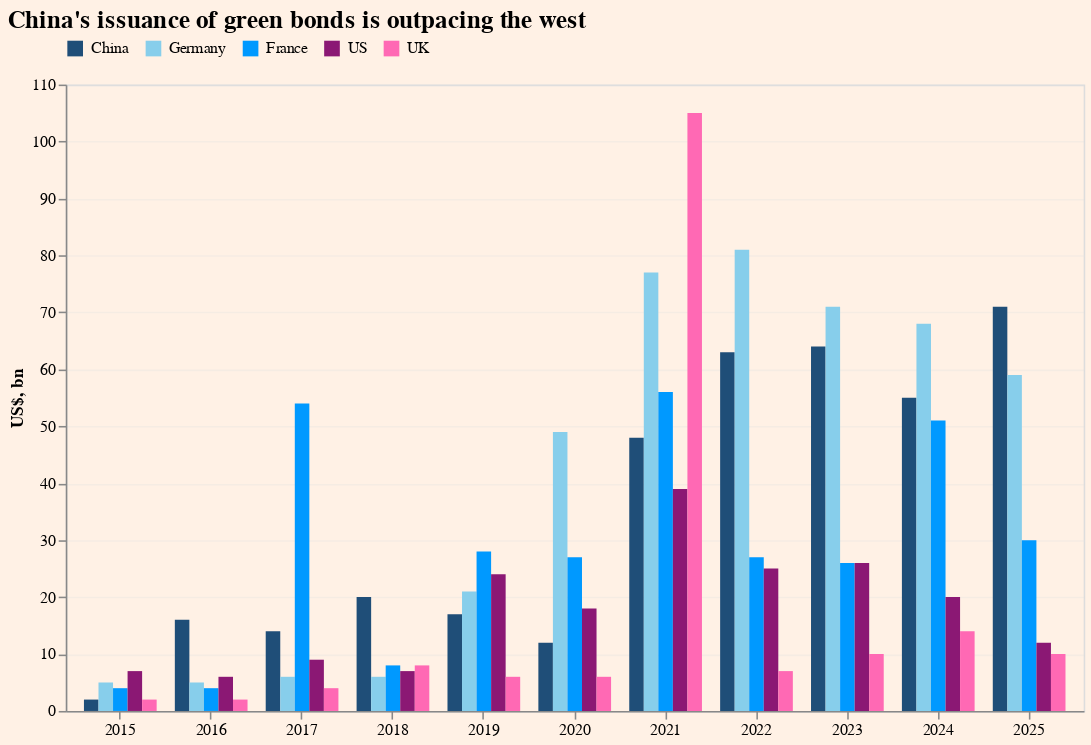

Source (notebook cell):
### Code cell
import pandas as pd
import altair as alt

# Eyeballed data from the FT chart
data = {
    'Year': [2015, 2016, 2017, 2018, 2019, 2020, 2021, 2022, 2023, 2024, 2025],
    'China': [2, 16, 14, 20, 17, 12, 48, 63, 64, 55, 71],
    'Germany': [5, 5, 6, 6, 21, 49, 77, 81, 71, 68, 59],
    'France': [4, 4, 54, 8, 28, 27, 56, 27, 26, 51, 30],
    'US': [7, 6, 9, 7, 24, 18, 39, 25, 26, 20, 12],
    'UK': [2, 2, 4, 8, 6, 6, 105, 7, 10, 14, 10]
}# doen tille 2018

df = pd.DataFrame(data)

# Reshape to long format
df_long = df.melt(id_vars=['Year'], 
                   var_name='Country', 
                   value_name='Issuance')

# Create FT-style grouped bar chart
chart_ft = alt.Chart(df_long).mark_bar().encode(
    x=alt.X('Year:O',
            axis=alt.Axis(title=None, labelAngle=0)),
    y=alt.Y('Issuance:Q',
            axis=alt.Axis(title='US$, bn', grid=True, gridOpacity=0.3)),
   xOffset=alt.XOffset('Country:N', 
                        sort=['China', 'Germany', 'France', 'US', 'UK']),
    color=alt.Color('Country:N',
                    scale=alt.Scale(
                        domain=['China', 'Germany', 'France', 'US', 'UK'],
                        range=['#1f4e78', '#87CEEB', "#0099FF", '#8B1874', '#FF69B4']
                    ),
                    legend=alt.Legend(title=None, orient='top', direction='horizontal')),
    tooltip=['Year:O', 'Country:N', alt.Tooltip('Issuance:Q', title='Issuance (US$ bn)')]
).properties(
    width=650,
    height=400,
    title={
        "text": "China's issuance of green bonds is outpacing the west",
        "anchor": "start",
        "fontSize": 16
    }
).configure_view(
    strokeWidth=0
).configure_axis(
    labelFontSize=11,
    titleFontSize=12
).configure(
    background='#FFF1E5'  # FT cream background
)

# Display
chart_ft

# Save data
#df_long.to_json('green_bonds_data.json', orient='records', indent=2)

# Save chart spec
#chart.save('green_bonds_ft_replication.json')

#print("✓ Chart created in FT style!")
#print("✓ Data saved to green_bonds_data.json")
#print("✓ Vega spec saved to green_bonds_ft_replication.json")

### Figure 1 — Vega-Lite specification as saved in the notebook (floating-point values rounded to 4 significant figures)
{"config": {"view": {"continuousWidth": 300, "continuousHeight": 300}, "background": "#FFF1E5"}, "data": {"name": "data-2270bc3972597ec6c3e5776ed298dab3"}, "mark": {"type": "bar"}, "encoding": {"color": {"field": "Country", "legend": {"direction": "horizontal", "orient": "top", "title": null}, "scale": {"domain": ["China", "Germany", "France", "US", "UK"], "range": ["#1f4e78", "#87CEEB", "#0099FF", "#8B1874", "#FF69B4"]}, "type": "nominal"}, "tooltip": [{"field": "Year", "type": "ordinal"}, {"field": "Country", "type": "nominal"}, {"field": "Issuance", "title": "Issuance (US$ bn)", "type": "quantitative"}], "x": {"axis": {"labelAngle": 0, "title": null}, "field": "Year", "type": "ordinal"}, "xOffset": {"field": "Country", "sort": ["China", "Germany", "France", "US", "UK"], "type": "nominal"}, "y": {"axis": {"grid": true, "gridOpacity": 0.3, "title": "US$, bn"}, "field": "Issuance", "type": "quantitative"}}, "height": 400, "title": {"text": "China's issuance of green bonds is outpacing the west", "anchor": "start", "fontSize": 16}, "width": 650, "$schema": "https://vega.github.io/schema/vega-lite/v5.20.1.json", "datasets": {"data-2270bc3972597ec6c3e5776ed298dab3": [{"Year": 2015, "Country": "China", "Issuance": 2}, {"Year": 2016, "Country": "China", "Issuance": 16}, {"Year": 2017, "Country": "China", "Issuance": 14}, {"Year": 2018, "Country": "China", "Issuance": 20}, {"Year": 2019, "Country": "China", "Issuance": 17}, {"Year": 2020, "Country": "China", "Issuance": 12}, {"Year": 2021, "Country": "China", "Issuance": 48}, {"Year": 2022, "Country": "China", "Issuance": 63}, {"Year": 2023, "Country": "China", "Issuance": 64}, {"Year": 2024, "Country": "China", "Issuance": 55}, {"Year": 2025, "Country": "China", "Issuance": 71}, {"Year": 2015, "Country": "Germany", "Issuance": 5}, {"Year": 2016, "Country": "Germany", "Issuance": 5}, {"Year": 2017, "Country": "Germany", "Issuance": 6}, {"Year": 2018, "Country": "Germany", "Issuance": 6}, {"Year": 2019, "Country": "Germany", "Issuance": 21}, {"Year": 2020, "Country": "Germany", "Issuance": 49}, {"Year": 2021, "Country": "Germany", "Issuance": 77}, {"Year": 2022, "Country": "Germany", "Issuance": 81}, {"Year": 2023, "Country": "Germany", "Issuance": 71}, {"Year": 2024, "Country": "Germany", "Issuance": 68}, {"Year": 2025, "Country": "Germany", "Issuance": 59}, {"Year": 2015, "Country": "France", "Issuance": 4}, {"Year": 2016, "Country": "France", "Issuance": 4}, {"Year": 2017, "Country": "France", "Issuance": 54}, {"Year": 2018, "Country": "France", "Issuance": 8}, {"Year": 2019, "Country": "France", "Issuance": 28}, {"Year": 2020, "Country": "France", "Issuance": 27}, {"Year": 2021, "Country": "France", "Issuance": 56}, {"Year": 2022, "Country": "France", "Issuance": 27}, {"Year": 2023, "Country": "France", "Issuance": 26}, {"Year": 2024, "Country": "France", "Issuance": 51}, {"Year": 2025, "Country": "France", "Issuance": 30}, {"Year": 2015, "Country": "US", "Issuance": 7}, {"Year": 2016, "Country": "US", "Issuance": 6}, {"Year": 2017, "Country": "US", "Issuance": 9}, {"Year": 2018, "Country": "US", "Issuance": 7}, {"Year": 2019, "Country": "US", "Issuance": 24}, {"Year": 2020, "Country": "US", "Issuance": 18}, {"Year": 2021, "Country": "US", "Issuance": 39}, {"Year": 2022, "Country": "US", "Issuance": 25}, {"Year": 2023, "Country": "US", "Issuance": 26}, {"Year": 2024, "Country": "US", "Issuance": 20}, {"Year": 2025, "Country": "US", "Issuance": 12}, {"Year": 2015, "Country": "UK", "Issuance": 2}, {"Year": 2016, "Country": "UK", "Issuance": 2}, {"Year": 2017, "Country": "UK", "Issuance": 4}, {"Year": 2018, "Country": "UK", "Issuance": 8}, {"Year": 2019, "Country": "UK", "Issuance": 6}, {"Year": 2020, "Country": "UK", "Issuance": 6}, {"Year": 2021, "Country": "UK", "Issuance": 105}, {"Year": 2022, "Country": "UK", "Issuance": 7}, {"Year": 2023, "Country": "UK", "Issuance": 10}, {"Year": 2024, "Country": "UK", "Issuance": 14}, {"Year": 2025, "Country": "UK", "Issuance": 10}]}}
